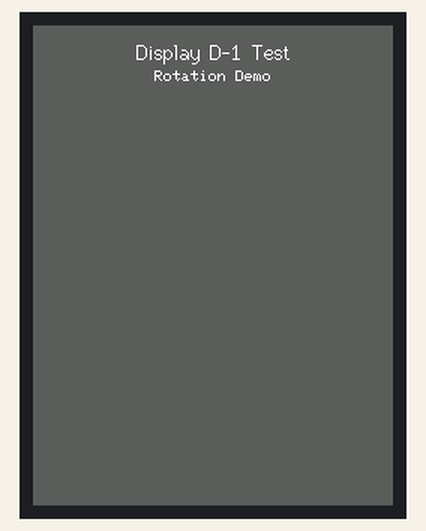
This sketch was run on a simulated Seeed XIAO ESP32-C3. On the bench: 240×320 colour display. What the sketch prints to the serial monitor is not drawn.

Above: at 0.48 s.
At 5.2 s:
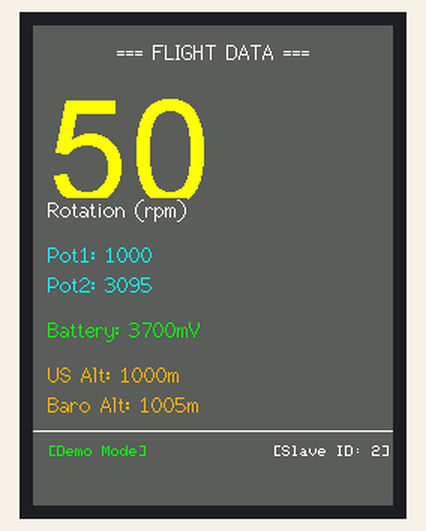
At 9.7 s:
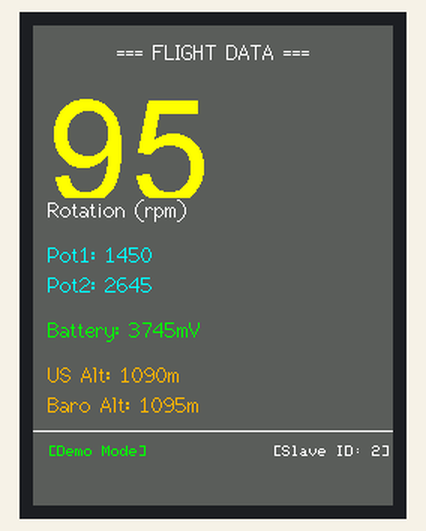
At 19.7 s:
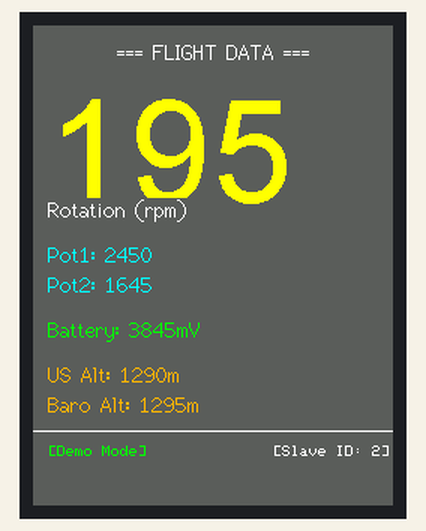
At 29.2 s:
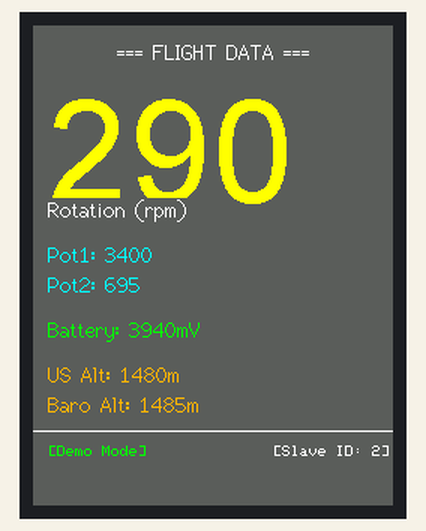
At 39.2 s:
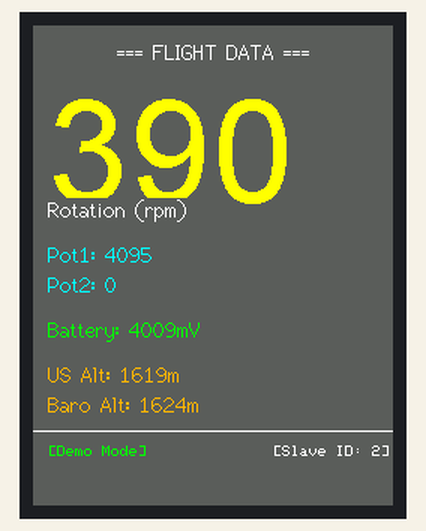

The sketch:

TFT_test.ino
```cpp
/*
 * TFT Display Test Demo - display_d1.ino
 * TFT表示動作テスト専用コード
 *
 * 機能:
 * - 数値カウントアップのデモ表示
 * - テキストサイズの表示イメージ確認
 * - 色分けフォーマットテスト
 *
 * 注: Modbus/I2C/その他通信は一切不使用
 * 純粋にTFT表示の動作確認用
 */

#include <SPI.h>
#include <TFT_eSPI.h>  // Hardware-specific library

#define TFT_GREY 0x5AEB

TFT_eSPI tft = TFT_eSPI();  // Invoke custom library

// Demo variables
uint32_t rotationCount = 0;
uint16_t potentiometer1 = 500;
uint16_t potentiometer2 = 1200;
uint16_t batteryVoltage = 3800;
uint16_t ultrasonicAlt = 1250;
uint16_t baroAlt = 1245;

uint32_t lastUpdateTime = 0;
const uint32_t UPDATE_INTERVAL = 500;  // Update every 500ms
uint8_t direction = 1;  // For cycling values

void setup() {
  // シリアル初期化（デバッグ用）
  Serial.begin(115200);
  delay(100);
  Serial.println("--- TFT Demo Start ---");

  // ★重要: XIAO ESP32C3のハードウェアSPIピンを明示的に割り当てる
  // SPI.begin(SCK, MISO, MOSI);
  SPI.begin(8, 9, 10);  // SCK=8, MISO=9, MOSI=10
  Serial.println("SPI initialized");

  // TFT初期化
  Serial.println("Initializing TFT...");
  tft.init();  // Initialize TFT display
  Serial.println("TFT init() completed");

  tft.setRotation(0);
  tft.fillScreen(TFT_GREY);
  tft.setTextColor(TFT_WHITE, TFT_GREY);

  // Draw title
  tft.drawCentreString("Display D-1 Test", 120, 10, 2);
  tft.drawCentreString("Rotation Demo", 120, 30, 1);

  Serial.println("TFT initialized successfully");
}

void loop() {
  // Update demo values
  if (millis() - lastUpdateTime > UPDATE_INTERVAL) {
    lastUpdateTime = millis();

    // Increment/decrement values for demo
    rotationCount += 5;
    if (rotationCount > 9999) rotationCount = 0;

    potentiometer1 += direction * 50;
    if (potentiometer1 > 4095) {
      potentiometer1 = 4095;
      direction = -1;
    } else if (potentiometer1 < 0) {
      potentiometer1 = 0;
      direction = 1;
    }

    potentiometer2 = 4095 - potentiometer1;
    batteryVoltage = 3600 + (potentiometer1 / 10);
    ultrasonicAlt = 800 + (potentiometer1 / 5);
    baroAlt = ultrasonicAlt + 5;

    updateDisplay();

    Serial.printf("Rotation: %d, Pot1: %d, Pot2: %d\n",
                  rotationCount, potentiometer1, potentiometer2);
  }
}

void updateDisplay() {
  // Clear screen and fill with background color
  tft.fillScreen(TFT_GREY);
  tft.setTextColor(TFT_WHITE, TFT_GREY);

  // Title
  tft.drawCentreString("=== FLIGHT DATA ===", 120, 10, 2);

  // ========== Rotation (displayed largest) ==========
  char buf[64];

  // Rotation counter - Large display
  tft.setTextColor(TFT_YELLOW, TFT_GREY);
  sprintf(buf, "%d", rotationCount);
  tft.drawString(buf, 10, 45, 8);  // Massive size

  tft.setTextColor(TFT_WHITE, TFT_GREY);
  tft.drawString("Rotation (rpm)", 10, 115, 2);

  // ========== Potentiometers ==========
  tft.setTextColor(TFT_CYAN, TFT_GREY);
  sprintf(buf, "Pot1: %d", potentiometer1);
  tft.drawString(buf, 10, 145, 2);

  sprintf(buf, "Pot2: %d", potentiometer2);
  tft.drawString(buf, 10, 165, 2);

  // ========== Battery Voltage ==========
  tft.setTextColor(TFT_GREEN, TFT_GREY);
  sprintf(buf, "Battery: %dmV", batteryVoltage);
  tft.drawString(buf, 10, 195, 2);

  // ========== Altitude information ==========
  tft.setTextColor(TFT_ORANGE, TFT_GREY);
  sprintf(buf, "US Alt: %dm", ultrasonicAlt);
  tft.drawString(buf, 10, 225, 2);

  sprintf(buf, "Baro Alt: %dm", baroAlt);
  tft.drawString(buf, 10, 245, 2);

  // ========== Status bar ==========
  tft.drawLine(0, 270, 240, 270, TFT_WHITE);  // Separator line
  tft.setTextColor(TFT_GREEN, TFT_GREY);
  tft.drawString("[Demo Mode]", 10, 280, 1);

  tft.setTextColor(TFT_WHITE, TFT_GREY);
  tft.drawString("[Slave ID: 2]", 160, 280, 1);
}
```

Measured:
- what the display in image 1 shows lasts 0.5 s, from 5.1 s to 5.6 s
